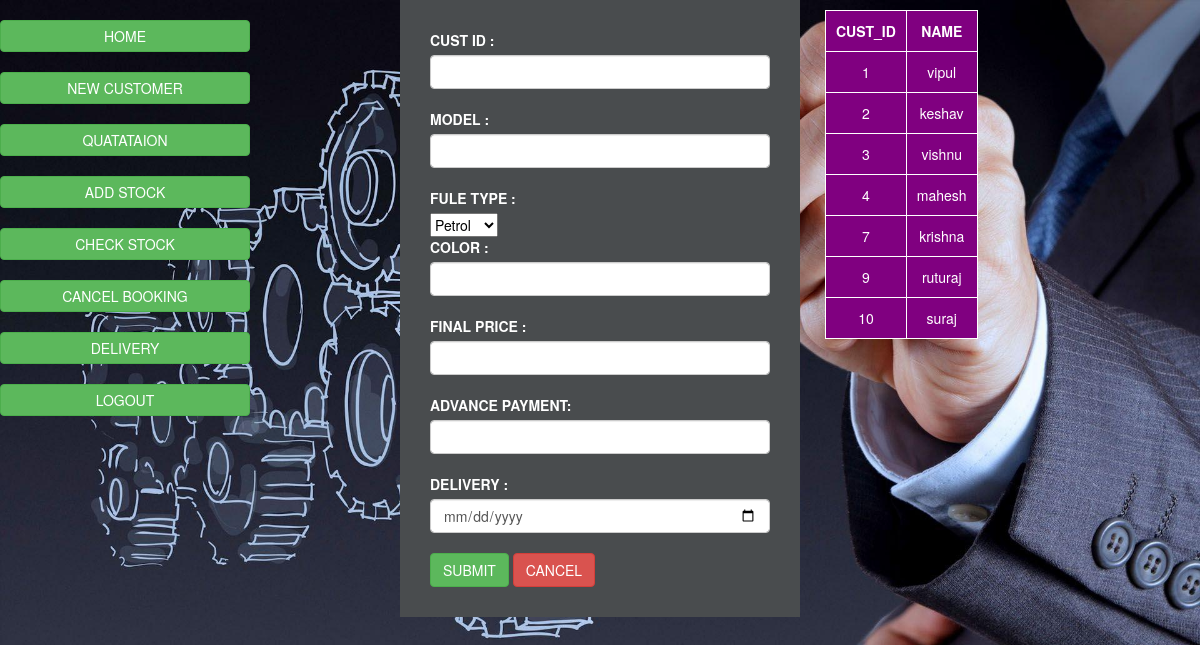
The page /bookingpage.php on the database its author committed.
### tables this page shows
CREATE TABLE `newcustmer` (
  `CUST_ID` int(11) NOT NULL,
  `NAME` varchar(20) NOT NULL,
  `ADDRESS` varchar(20) NOT NULL,
  `CONTACT` varchar(10) NOT NULL
);

### bookingpage.php (the view, shortened to what this page needs)
<!DOCTYPE html>
<html lang="en">
<head>
    <link rel="stylesheet" href="Bootstrap/bootstrap.css">
    <link rel="stylesheet" href="Bootstrap/mainstyle.css">
    <link rel="stylesheet" href="https://maxcdn.bootstrapcdn.com/bootstrap/3.4.1/css/bootstrap.min.css">
</head>
<body>
    <div class="sidenav">
        <button onclick="location.href='mainpage.php'" class="btn btn-success block"
            onclick="myFunction()">HOME</button>
        <button onclick="location.href='newcustomer.php'" class="btn btn-success block">NEW CUSTOMER</button>
        <button onclick="location.href='quatation.php'" class="btn btn-success">QUATATAION</button>
        <button onclick="location.href='addstock.php'" class="btn btn-success">ADD STOCK</button>
        <button onclick="location.href='checkstock.php'" class="btn btn-success">CHECK STOCK</button>
        <button onclick="location.href='cancelbooking.php'" class="btn btn-success">CANCEL BOOKING</button>
        <button onclick="location.href='delevery.php'" class="btn btn-success">DELIVERY</button>
        <button class="btn btn-success" onclick="close()">LOGOUT</button>
    </div>
    <div class="main">
        <div class="container-fluid">
            <div class="row">
                <div class="col-sm-4"></div>
                <div class="col-sm-4 inputform">
                    <form method="post" action="bookingpage.php">
                        <label for=""> CUST ID :</label><br>
                        <input type="text" class="form-control" name="cust_id" ><br>
                        <label for=""> MODEL :</label><br>
                        <input type="text" class="form-control" name="model" ><br>
                        <label for="">FULE TYPE :</label><br>
                        <select name="type" id="type" style="color:black;width=100%;"  class="form-select">
                        <option value="Petrol">Petrol</option>
                        </select>
                        <br>
                        <label for=""> COLOR :</label><br>
                        <input type="text" class="form-control" name="color" ><br>
                        <label for=""> FINAL PRICE :</label><br>
                        <input type="text" class="form-control" name="finalprice" ><br>
                        <label for=""> ADVANCE PAYMENT:</label><br>
                        <input type="text" class="form-control" name="advances" ><br>
                        <label for=""> DELIVERY :</label><br>
                        <input type="date" class="form-control" name="deleverydate" ><br>
                        <button class="btn btn-success" type="submit" name = "submit">SUBMIT</button>
                        <button class="btn btn-danger">CANCEL</button>
                    </form>
                </div>
                <div class="col-sm-4 ">
 <?php
 include 'database_conn.php';
 $sql = "select * from newcustmer";
 $result = $conn->query($sql);
 echo "<table border='1'>
 <tr>
 <th>CUST_ID</th>
 <th>NAME</th>
 </tr>";
 if ($result->num_rows > 0) {
     while($row = $result->fetch_assoc()) {
         echo "<tr>";
         echo "<td>" . $row['CUST_ID'] . "</td>";
         echo "<td>" . $row['NAME'] . "</td>";
         echo "</tr>";
     }
 } else {
     echo "0 results";
 }
?>
                </div>
            </div>
        </div>
    </div>
</body>
</html>

### bookingpage.php (style rules this page uses)
body { background-image: url("images/bg.jpg"); background-repeat: no-repeat; background-size: cover; color:white; }
.inputform { padding: 30px; width: 50%; background-color: rgb(73, 76, 78); }
.sidenav { height: 100%; width: 250px; position: fixed; z-index: 1; top: 0; left: 0; overflow-x: hidden; }
.sidenav button { margin-top: 20px; text-decoration: none; padding: 5px; width: 100%; }
table, th, td { border: 1px solid; padding: 10px; margin: 10px; text-align:center; background-color:purple; }

### rows shown on the page
newcustmer: CUST_ID "1", NAME "vipul"
newcustmer: CUST_ID "2", NAME "keshav"
newcustmer: CUST_ID "3", NAME "vishnu"
newcustmer: CUST_ID "4", NAME "mahesh"
newcustmer: CUST_ID "7", NAME "krishna"
newcustmer: CUST_ID "9", NAME "ruturaj"
newcustmer: CUST_ID "10", NAME "suraj"
